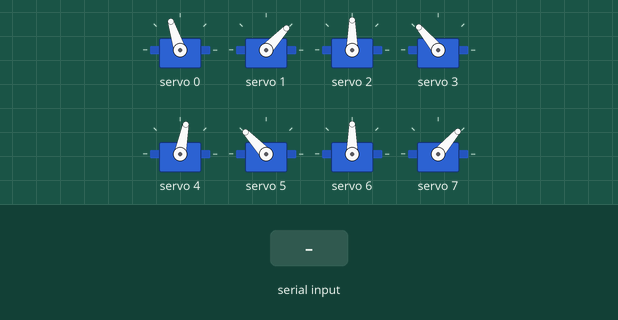
Bench run of a sketch on a simulated ESP32. Shown: 8 × servo. Inputs (shaded band) come from the test bench. What the sketch prints to the serial monitor is not drawn.

Above: at 14.2 s.
14.3 s: "1" received over Serial
At 14.57 s:
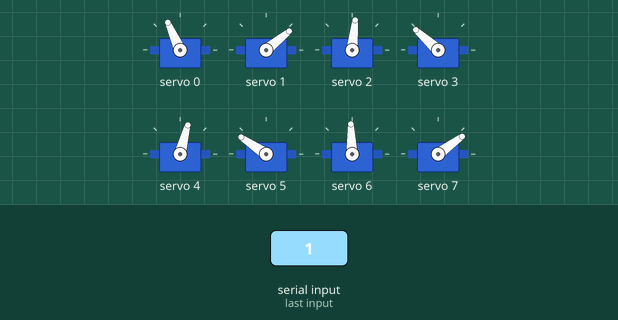
17.3 s: "0" received over Serial
At 17.3 s:
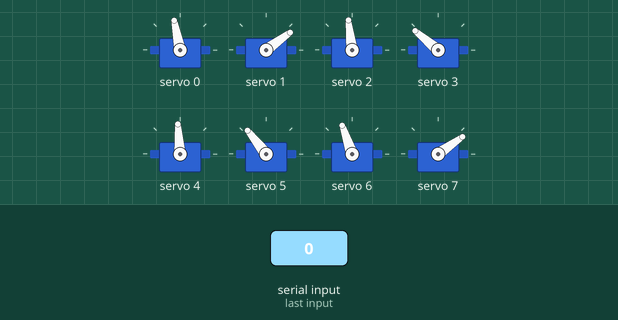
18.8 s: "1" received over Serial
At 20.75 s:
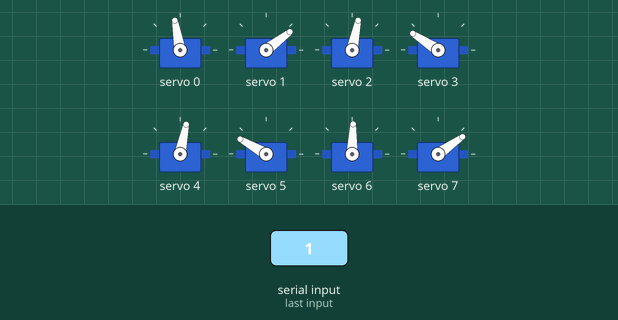
Timing chart, 0 to 27.8 s (numbered marks = the images above; inputs shaded):
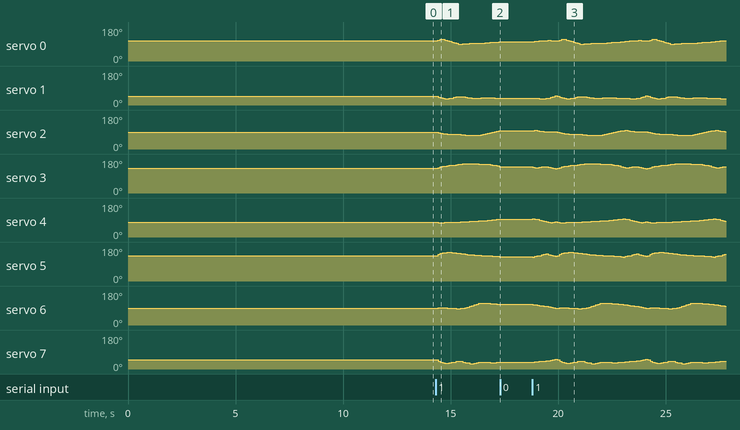

Measured:
- after the input at 14.3 s, servo 0: 108° → 111° after 0.11 s, → 114° 0.11 s later, → 111° 0.21 s later, → 107° 0.11 s later, … (19 changes in this stretch); servo 1: 47° → 42° after 0.11 s, → 39° 0.11 s later, → 37° 0.10 s later, → 33° 0.11 s later, … (18 changes in this stretch)
- after the input at 17.3 s, servo 0: stops changing and stays 101°; servo 1: stops changing and stays 36°; servo 2: stops changing and stays 97°; servo 3: stops changing and stays 140°; servo 4: stops changing and stays 94°

The sketch:

SS_walk_2cm.ino
```cpp
//Gait template
#include <Wire.h>
#include <Adafruit_PWMServoDriver.h>

Adafruit_PWMServoDriver pca9685 = Adafruit_PWMServoDriver();

#define SERVO_FREQ 300
#define SER0 0 //Hip 1
#define SER1 1 //Knee 1
#define SER2 2 //Hip 2
#define SER3 3 //Knee 2
#define SER4 4 //Hip 3
#define SER5 5 //Knee 3
#define SER6 6 //Hip 4
#define SER7 7 //Knee 4

float SS_servo0[] = {-0.35861913, -0.42556418, -0.49327415, -0.49615498, -0.42329659, -0.34596236, -0.25276189, -0.16891282, -0.06905559,  0.0270663 ,  0.09964363,  0.10252765,  0.07568157,  0.0550019 ,  0.04270968,  0.03160335,  0.02102372,  0.0103049 , -0.00151611, -0.01442857, -0.02787037, -0.04483047, -0.06369567, -0.08386644, -0.10488093, -0.12653518, -0.14960809, -0.17380274, -0.20227007, -0.23290129, -0.2626779 , -0.28928285, -0.31084545, -0.33238271, -0.35046746, -0.36406672, -0.3680002 , -0.36262201, -0.35878996, -0.34185264};
float SS_servo1[] = {0.64139388, 0.68287766, 0.68812939, 0.73174579, 0.89058449, 1.00666543, 1.03908472, 1.04855094, 1.07482748, 1.09777949, 1.10854744, 1.10373127, 1.14741465, 1.18122211, 1.20551443, 1.22171518, 1.229764  , 1.23091939, 1.22400031, 1.20752747, 1.18319968, 1.16215918, 1.13694622, 1.11755744, 1.09852266, 1.08198067, 1.06865142, 1.06233828, 1.0507595 , 1.03049549, 1.0154323 , 1.0069657 , 1.00198283, 0.97760724, 0.9442667 , 0.89707788, 0.85311284, 0.79535582, 0.71756269, 0.63897242};
float SS_servo2[] = {-0.06195786, -0.12776768, -0.20264544, -0.25823942, -0.29502451, -0.32205162, -0.3442807 , -0.3615568 , -0.37574569, -0.38646099, -0.39772787, -0.41325339, -0.42962651, -0.44009779, -0.44515599, -0.44845472, -0.45185685, -0.45513135, -0.45990687, -0.46513669, -0.43596005, -0.36169236, -0.29241719, -0.21846016, -0.14602798, -0.0720571 , -0.00149504,  0.06841836,  0.10796004,  0.11739685,  0.12280311,  0.10473412,  0.07012457,  0.0364979 ,  0.00686141, -0.01975857, -0.03481767, -0.0410775 , -0.0519799 , -0.04567433};
float SS_servo3[] = {0.78224473, 0.83521716, 0.85510944, 0.84882481, 0.85206813, 0.85888603, 0.87400012, 0.89025642, 0.91808211, 0.94620374, 0.97383558, 0.99047448, 1.0044554 , 1.01004065, 1.01325984, 1.00923718, 1.0001575 , 0.98604025, 0.96690289, 0.94051438, 0.95883551, 1.05415768, 1.11264369, 1.16613001, 1.19614475, 1.20804896, 1.20495174, 1.20564625, 1.17515141, 1.1074546 , 1.05165745, 1.03292052, 1.05138451, 1.04869695, 1.03341232, 1.00421047, 0.97108402, 0.92143697, 0.8549708 , 0.77894769};
float SS_servo4[] = { 0.36570298,  0.42574758,  0.43654457,  0.42354222,  0.41431264,  0.40420943,  0.39180841,  0.38031135,  0.372401  ,  0.36619577,  0.35443896,  0.33692128,  0.31843423,  0.30326809,  0.29082795,  0.2778308 ,  0.26293212,  0.24711983,  0.2304035 ,  0.21401631,  0.19904587,  0.18080118,  0.15858714,  0.13522057,  0.11011545,  0.08320387,  0.05357207,  0.02158009, -0.02299808, -0.05874631, -0.04924144,  0.00642192,  0.09938695,  0.17468164,  0.2546837 ,  0.31909645,  0.39004857,  0.43156879,  0.38624345,  0.34695259};
float SS_servo5[] = {-0.76926721, -0.88472501, -0.99347189, -1.07499019, -1.12508173, -1.1537258 , -1.15873883, -1.15232453, -1.13043694, -1.10357785, -1.07077319, -1.04936548, -1.02988268, -1.01370641, -0.99564435, -0.98096649, -0.96799161, -0.95849803, -0.95494746, -0.96080315, -0.97610179, -0.98975632, -1.00376582, -1.01365433, -1.0221108 , -1.026533  , -1.02575614, -1.01612128, -0.99670384, -1.00354245, -1.07062984, -1.10206148, -1.07914499, -1.07953527, -1.07495561, -1.046069  , -0.89393363, -0.75791802, -0.75075535, -0.73622853};
float SS_servo6[] = {-0.04079404,  0.01273893,  0.01385226, -0.00829437, -0.02693283, -0.04523097, -0.06161851, -0.07781863, -0.0919355 , -0.10701898, -0.11035699, -0.09227105, -0.06009858, -0.01071981,  0.06551583,  0.14583027,  0.22422391,  0.3028552 ,  0.37841466,  0.45480345,  0.50577197,  0.49942849,  0.48366139,  0.46831439,  0.45149655,  0.4335592 ,  0.4134298 ,  0.39135997,  0.36134984,  0.32612051,  0.29323929,  0.25933741,  0.22769575,  0.19356928,  0.16458276,  0.13195901,  0.09772657,  0.0607845 ,  0.00454215, -0.05353191};
float SS_servo7[] = {-0.92563026, -1.06500807, -1.19121582, -1.28043977, -1.32775975, -1.34561107, -1.33654742, -1.30853093, -1.25875193, -1.20062278, -1.16935365, -1.19076172, -1.23201739, -1.25958947, -1.25085111, -1.21286935, -1.13496918, -1.0255556 , -0.89967557, -0.77527484, -0.71474319, -0.73558999, -0.7597881 , -0.78246722, -0.8047938 , -0.82499322, -0.84204453, -0.85196037, -0.86195554, -0.87554361, -0.8863632 , -0.88435256, -0.87502281, -0.87719359, -0.89102347, -0.90604731, -0.90421846, -0.90552694, -0.90492607, -0.88584107};

int node=0;
int first=0;
int input=0;
int end_time=0;
int time_step=100000;
int steps = sizeof(SS_servo0)/sizeof(SS_servo0[0]);

// -------------------Joint configurations-------------------
int servo0=0;
int servo0_deg=0;
int servo1=0;
int servo1_deg=0;
int servo2=0;
int servo2_deg=0;
int servo3=0;
int servo3_deg=0;
int servo4=0;
int servo4_deg=0;
int servo5=0;
int servo5_deg=0;
int servo6=0;
int servo6_deg=0;
int servo7=0;
int servo7_deg=0;

void setup() {
  Serial.begin(115200);
  pca9685.begin();

  pca9685.setOscillatorFrequency(27000000); //Value between 24MHz and 27MHz, tuned for this setup
  pca9685.setPWMFreq(SERVO_FREQ);
  delay (3000);

  servo0_deg=SS_servo0[0]/3.14159265*180;
        servo0=map(servo0_deg,-38,90,2200,1030);
        servo1_deg=SS_servo1[0]/3.14159265*180-servo0_deg;
        servo1=map(servo1_deg,-90,90,2600,950);
        servo2_deg=SS_servo2[0]/3.14159265*180;
        servo2=map(servo2_deg,-37,90,1500,2670);
        servo3_deg=SS_servo3[0]/3.14159265*180-servo2_deg;
        servo3=map(servo3_deg,-90,90,1100,2700);
        servo4_deg=SS_servo4[0]/3.14159265*180;
        servo4=map(servo4_deg,-90,38,2700,1500);
        servo5_deg=SS_servo5[0]/3.14159265*180-servo4_deg;
        servo5=map(servo5_deg,-90,90,2600,930);
        servo6_deg=SS_servo6[0]/3.14159265*180;
        servo6=map(servo6_deg,-90,38,850,2250);
        servo7_deg=SS_servo7[0]/3.14159265*180-servo6_deg;
        servo7=map(servo7_deg,-90,90,920,2620);

        pca9685.setPWM(SER0,0,servo0);
        pca9685.setPWM(SER1,0,servo1);
        pca9685.setPWM(SER2,0,servo2);
        pca9685.setPWM(SER3,0,servo3);
        pca9685.setPWM(SER4,0,servo4);
        pca9685.setPWM(SER5,0,servo5);
        pca9685.setPWM(SER6,0,servo6);
        pca9685.setPWM(SER7,0,servo7);

        Serial.print("Node:");
        Serial.println(node);
        Serial.print("servo0 -> rads:");
        Serial.print(SS_servo0[node]);
        Serial.print("        deg:");
        Serial.print(servo0_deg);
        Serial.print("        us:");
        Serial.println(servo0);
        Serial.print("servo1 -> rads:");
        Serial.print(SS_servo1[node]);
        Serial.print("        deg:");
        Serial.print(servo1_deg);
        Serial.print("        us:");
        Serial.println(servo1);
        Serial.print("servo2 -> rads:");
        Serial.print(SS_servo2[node]);
        Serial.print("        deg:");
        Serial.print(servo2_deg);
        Serial.print("        us:");
        Serial.println(servo2);
        Serial.print("servo3 -> rads:");
        Serial.print(SS_servo3[node]);
        Serial.print("        deg:");
        Serial.print(servo3_deg);
        Serial.print("        us:");
        Serial.println(servo3);
        Serial.print("servo4 -> rads:");
        Serial.print(SS_servo4[node]);
        Serial.print("        deg:");
        Serial.print(servo4_deg);
        Serial.print("        us:");
        Serial.println(servo4);
        Serial.print("servo5 -> rads:");
        Serial.print(SS_servo5[node]);
        Serial.print("        deg:");
        Serial.print(servo5_deg);
        Serial.print("        us:");
        Serial.println(servo5);
        Serial.print("servo6 -> rads:");
        Serial.print(SS_servo6[node]);
        Serial.print("        deg:");
        Serial.print(servo6_deg);
        Serial.print("        us:");
        Serial.println(servo6);
        Serial.print("servo7 -> rads:");
        Serial.print(SS_servo7[node]);
        Serial.print("        deg:");
        Serial.print(servo7_deg);
        Serial.print("        us:");
        Serial.println(servo7);

        delay(1000);
        Serial.println("10");
        delay(1000);
        Serial.println("9");
        delay(1000);
        Serial.println("8");
        delay(1000);
        Serial.println("7");
        delay(1000);
        Serial.println("6");
        delay(1000);
        Serial.println("5");
        delay(1000);
        Serial.println("4");
        delay(1000);
        Serial.println("3");
        delay(1000);
        Serial.println("2");
        delay(1000);
        Serial.println("1");
}

void loop()
{
  if(Serial.available()>0)
  {
    first=Serial.read();
    if(first=='1')
    {
      input=1;
    }
    if(first=='0')
    {
      input=0;
    }
  }
  if(input==1)
  {
      if(esp_timer_get_time()>=end_time)
      {
        servo0_deg=SS_servo0[node]/3.14159265*180;
        servo0=map(servo0_deg,-38,90,2200,1030);
        servo1_deg=SS_servo1[node]/3.14159265*180-servo0_deg;
        servo1=map(servo1_deg,-90,90,2600,950);
        servo2_deg=SS_servo2[node]/3.14159265*180;
        servo2=map(servo2_deg,-37,90,1500,2670);
        servo3_deg=SS_servo3[node]/3.14159265*180-servo2_deg;
        servo3=map(servo3_deg,-90,90,1100,2700);
        servo4_deg=SS_servo4[node]/3.14159265*180;
        servo4=map(servo4_deg,-90,38,2700,1500);
        servo5_deg=SS_servo5[node]/3.14159265*180-servo4_deg;
        servo5=map(servo5_deg,-90,90,2600,930);
        servo6_deg=SS_servo6[node]/3.14159265*180;
        servo6=map(servo6_deg,-90,38,850,2250);
        servo7_deg=SS_servo7[node]/3.14159265*180-servo6_deg;
        servo7=map(servo7_deg,-90,90,920,2620);

        pca9685.setPWM(SER0,0,servo0);
        pca9685.setPWM(SER1,0,servo1);
        pca9685.setPWM(SER2,0,servo2);
        pca9685.setPWM(SER3,0,servo3);
        pca9685.setPWM(SER4,0,servo4);
        pca9685.setPWM(SER5,0,servo5);
        pca9685.setPWM(SER6,0,servo6);
        pca9685.setPWM(SER7,0,servo7);

        node+=1;
        if(node>=steps)
           {
              node=0;
            }
         end_time=esp_timer_get_time()+time_step;
      }
   }

  if(input == 0)
  {
  //  servo0_deg=SS_servo0[node]/3.14159265*180;
  //       servo0=map(servo0_deg,-38,90,2200,1030);
  //       servo1_deg=SS_servo1[node]/3.14159265*180-servo0_deg;
  //       servo1=map(servo1_deg,-90,90,2600,950);
  //       servo2_deg=SS_servo2[node]/3.14159265*180;
  //       servo2=map(servo2_deg,-37,90,1500,2670);
  //       servo3_deg=SS_servo3[node]/3.14159265*180-servo2_deg;
  //       servo3=map(servo3_deg,-90,90,1100,2700);
  //       servo4_deg=SS_servo4[node]/3.14159265*180;
  //       servo4=map(servo4_deg,-90,38,2700,1500);
  //       servo5_deg=SS_servo5[node]/3.14159265*180-servo4_deg;
  //       servo5=map(servo5_deg,-90,90,2600,930);
  //       servo6_deg=SS_servo6[node]/3.14159265*180;
  //       servo6=map(servo6_deg,-90,38,850,2250);
  //       servo7_deg=SS_servo7[node]/3.14159265*180-servo6_deg;
  //       servo7=map(servo7_deg,-90,90,920,2620);

        pca9685.setPWM(SER0,0,servo0);
        pca9685.setPWM(SER1,0,servo1);
        pca9685.setPWM(SER2,0,servo2);
        pca9685.setPWM(SER3,0,servo3);
        pca9685.setPWM(SER4,0,servo4);
        pca9685.setPWM(SER5,0,servo5);
        pca9685.setPWM(SER6,0,servo6);
        pca9685.setPWM(SER7,0,servo7);

        // Serial.print("Node:");
        // Serial.println(node);
        // Serial.print("servo0 -> rads:");
        // Serial.print(SS_servo0[node]);
        // Serial.print("        deg:");
        // Serial.print(servo0_deg);
        // Serial.print("        us:");
        // Serial.println(servo0);
        // Serial.print("servo1 -> rads:");
        // Serial.print(SS_servo1[node]);
        // Serial.print("        deg:");
        // Serial.print(servo1_deg);
        // Serial.print("        us:");
        // Serial.println(servo1);
        // Serial.print("servo2 -> rads:");
        // Serial.print(SS_servo2[node]);
        // Serial.print("        deg:");
        // Serial.print(servo2_deg);
        // Serial.print("        us:");
        // Serial.println(servo2);
        // Serial.print("servo3 -> rads:");
        // Serial.print(SS_servo3[node]);
        // Serial.print("        deg:");
        // Serial.print(servo3_deg);
        // Serial.print("        us:");
        // Serial.println(servo3);
        // Serial.print("servo4 -> rads:");
        // Serial.print(SS_servo4[node]);
        // Serial.print("        deg:");
        // Serial.print(servo4_deg);
        // Serial.print("        us:");
        // Serial.println(servo4);
        // Serial.print("servo5 -> rads:");
        // Serial.print(SS_servo5[node]);
        // Serial.print("        deg:");
        // Serial.print(servo5_deg);
        // Serial.print("        us:");
        // Serial.println(servo5);
        // Serial.print("servo6 -> rads:");
        // Serial.print(SS_servo6[node]);
        // Serial.print("        deg:");
        // Serial.print(servo6_deg);
        // Serial.print("        us:");
        // Serial.println(servo6);
        // Serial.print("servo7 -> rads:");
        // Serial.print(SS_servo7[node]);
        // Serial.print("        deg:");
        // Serial.print(servo7_deg);
        // Serial.print("        us:");
        // Serial.println(servo7);

  }
}
```
